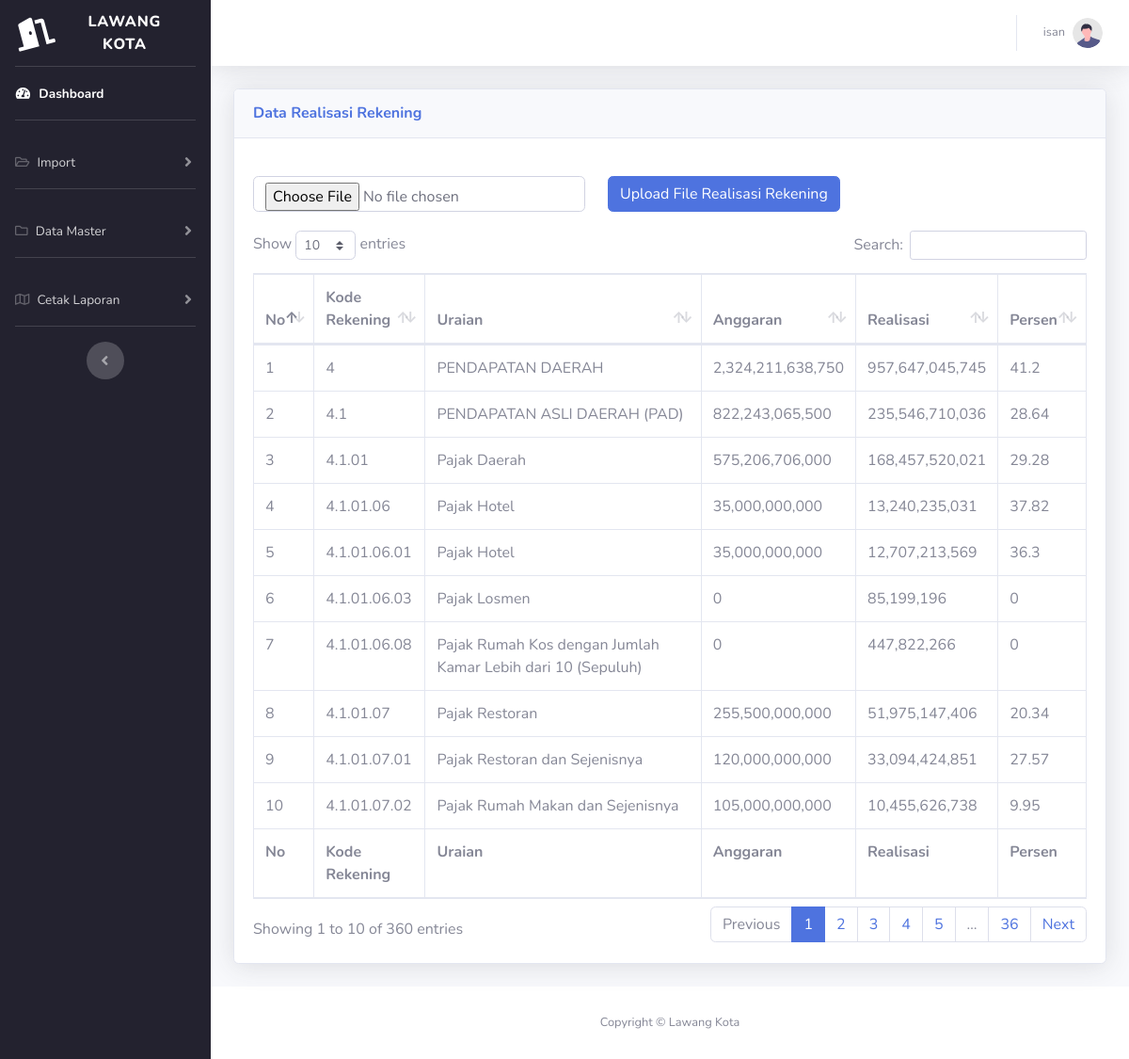
/realisasi_rek.php (signed in), run on the app's committed database.
### tables this page shows
CREATE TABLE `realisasi_rekening` (
  `nomor` int(11) NOT NULL,
  `kd_rek` varchar(50) DEFAULT NULL,
  `uraian` varchar(500) DEFAULT NULL,
  `anggaran` bigint(100) DEFAULT NULL,
  `realisasi` bigint(100) DEFAULT NULL,
  `persen` double DEFAULT NULL
);

### realisasi_rek.php (the view, shortened to what this page needs)
<!DOCTYPE html>
<html lang="en">
<head>
  <link href="vendor/fontawesome-free/css/all.min.css" rel="stylesheet" type="text/css" />
  <link href="css/sb-admin-2.min.css" rel="stylesheet" />
  <link href="vendor/datatables/dataTables.bootstrap4.min.css" rel="stylesheet" />
</head>
<body id="page-top">
  <div id="wrapper">
    <ul style="background-color:#23222f;" class="navbar-nav sidebar sidebar-dark accordion" id="accordionSidebar">
      <a class="sidebar-brand d-flex align-items-center justify-content-center" href="index.php">
        <div class="sidebar-brand-icon rotate-n-15">
          <i class="fas fa-door-open"></i>
        </div>
        <div class="sidebar-brand-text mx-3">Lawang Kota<sup></sup></div>
      </a>
      <hr class="sidebar-divider my-0" />
      <li class="nav-item active">
        <a class="nav-link" href="index.php">
          <i class="fas fa-fw fa-tachometer-alt"></i>
          <span>Dashboard</span></a>
      </li>
      <hr class="sidebar-divider" />
      <li class="nav-item">
        <a class="nav-link collapsed" href="#" data-toggle="collapse" data-target="#collapseTwo" aria-expanded="true" aria-controls="collapseTwo">
          <i class="far fa-folder-open"></i>
          <span>Import</span>
        </a>
      </li>
      <hr class="sidebar-divider" />
      <li class="nav-item">
        <a class="nav-link collapsed" href="#" data-toggle="collapse" data-target="#collapseTwo2" aria-expanded="true" aria-controls="collapseTwo">
          <i class="far fa-folder"></i>
          <span>Data Master</span>
        </a>
      </li>
      <hr class="sidebar-divider" />
      <li class="nav-item">
        <a class="nav-link collapsed" href="#" data-toggle="collapse" data-target="#collapseTwo1" aria-expanded="true" aria-controls="collapseTwo">
          <i class="far fa-map"></i>
          <span>Cetak Laporan</span>
        </a>
      </li>
      <hr class="sidebar-divider d-none d-md-block" />
      <div class="text-center d-none d-md-inline">
        <button class="rounded-circle border-0" id="sidebarToggle"></button>
      </div>
    </ul>
    <div id="content-wrapper" class="d-flex flex-column">
      <div id="content">
        <nav class="navbar navbar-expand navbar-light bg-white topbar mb-4 static-top shadow">
          <ul class="navbar-nav ml-auto">
            <li class="nav-item dropdown no-arrow">
              <a class="nav-link dropdown-toggle" href="#" id="userDropdown" role="button" data-toggle="dropdown" aria-haspopup="true" aria-expanded="false">
                <span class="mr-2 d-none d-lg-inline text-gray-600 small"><?php echo $_SESSION['nama_pengguna']; ?></span>
                <img class="img-profile rounded-circle" src="img/undraw_profile.svg" />
              </a>
            </li>
          </ul>
        </nav>
        <div class="container-fluid">
          <div class="card shadow mb-4">
            <div class="card-header py-3">
              <h6 class="m-0 font-weight-bold text-primary">Data Realisasi Rekening</h6>
            </div>
            <div class="card-body">
              <div style="margin: auto; width: 1183px; padding-top: 20px; padding-bottom: 20px;">
                <form action="" method="POST" enctype="multipart/form-data" class="row g-2">
                  <div class="col-auto">
                    <input class="form-control" type="file" name="filexls" id="formFile" />
                  </div>
                  <div class="col-auto">
                    <input type="submit" name="submit" class="btn btn-primary" value="Upload File Realisasi Rekening" />
                  </div>
                </form>
              </div>
              <div class="table-responsive">
                <table class="table table-bordered" id="dataTable" width="100%" cellspacing="0">
                  <thead>
                    <tr>
                      <th style='width: 3%;'>No</th>
                      <th>Kode Rekening</th>
                      <th>Uraian</th>
                      <th>Anggaran</th>
                      <th>Realisasi</th>
                      <th>Persen</th>
                    </tr>
                  </thead>
                  <?php
                  include "koneksi.php";
                  $ambildata = mysqli_query($conn, "SELECT * FROM realisasi_rekening WHERE nomor <> 0 AND uraian <> ''");
                  while ($tampil = mysqli_fetch_array($ambildata)) {
                    echo "
                                            <tr>
                                            <td>$tampil[nomor]</td>
                                            <td>$tampil[kd_rek]</td>
                                            <td>$tampil[uraian]</td>
                                            <td type='number'> " . number_format($tampil['anggaran']) . "</td>
                                            <td type='number'> " . number_format($tampil['realisasi']) . "</td>
                                            <td>$tampil[persen]</td>
                                            </tr>";
                  }
                  ?>
                  <tfoot>
                    <tr>
                      <th style='width: 3%;'>No</th>
                      <th>Kode Rekening</th>
                      <th>Uraian</th>
                      <th>Anggaran</th>
                      <th>Realisasi</th>
                      <th>Persen</th>
                    </tr>
                  </tfoot>
                </table>
              </div>
            </div>
          </div>
        </div>
      </div>
      <footer class="sticky-footer bg-white">
        <div class="container my-auto">
          <div class="copyright text-center my-auto">
            <span>Copyright &copy; Lawang Kota</span>
          </div>
        </div>
      </footer>
    </div>
  </div>
</body>
</html>

### data on the page
realisasi_rekening: nomor "1", kd_rek "4", uraian "PENDAPATAN DAERAH", anggaran "2,324,211,638,750", realisasi "957,647,045,745", persen "41.2"
realisasi_rekening: nomor "2", kd_rek "4.1", uraian "PENDAPATAN ASLI DAERAH (PAD)", anggaran "822,243,065,500", realisasi "235,546,710,036", persen "28.64"
realisasi_rekening: nomor "3", kd_rek "4.1.01", uraian "Pajak Daerah", anggaran "575,206,706,000", realisasi "168,457,520,021", persen "29.28"
realisasi_rekening: nomor "4", kd_rek "4.1.01.06", uraian "Pajak Hotel", anggaran "35,000,000,000", realisasi "13,240,235,031", persen "37.82"
realisasi_rekening: nomor "5", kd_rek "4.1.01.06.01", uraian "Pajak Hotel", anggaran "35,000,000,000", realisasi "12,707,213,569", persen "36.3"
realisasi_rekening: nomor "6", kd_rek "4.1.01.06.03", uraian "Pajak Losmen", anggaran "0", realisasi "85,199,196", persen "0"
realisasi_rekening: nomor "7", kd_rek "4.1.01.06.08", uraian "Pajak Rumah Kos dengan Jumlah Kamar Lebih dari 10 (Sepuluh)", anggaran "0", realisasi "447,822,266", persen "0"
realisasi_rekening: nomor "8", kd_rek "4.1.01.07", uraian "Pajak Restoran", anggaran "255,500,000,000", realisasi "51,975,147,406", persen "20.34"
realisasi_rekening: nomor "9", kd_rek "4.1.01.07.01", uraian "Pajak Restoran dan Sejenisnya", anggaran "120,000,000,000", realisasi "33,094,424,851", persen "27.57"
realisasi_rekening: nomor "10", kd_rek "4.1.01.07.02", uraian "Pajak Rumah Makan dan Sejenisnya", anggaran "105,000,000,000", realisasi "10,455,626,738", persen "9.95"

### other printed values
$_SESSION['nama_pengguna'] "isan"
